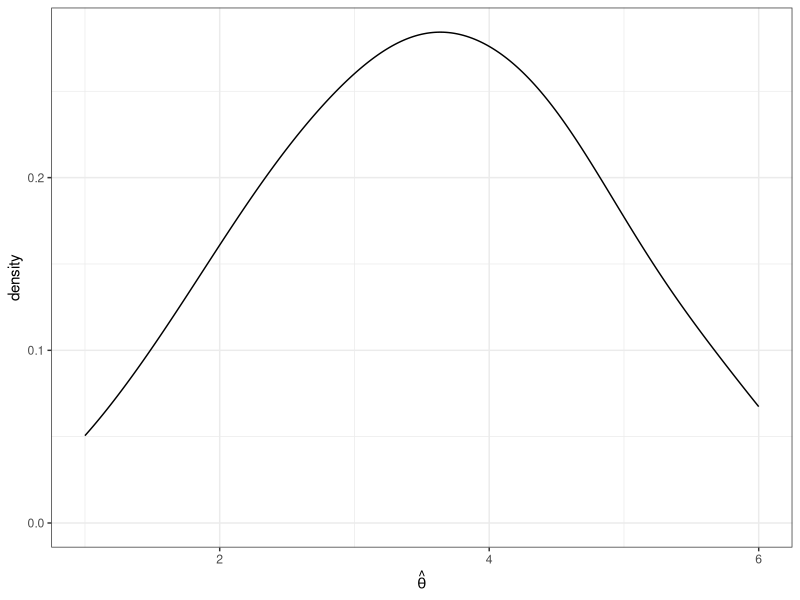
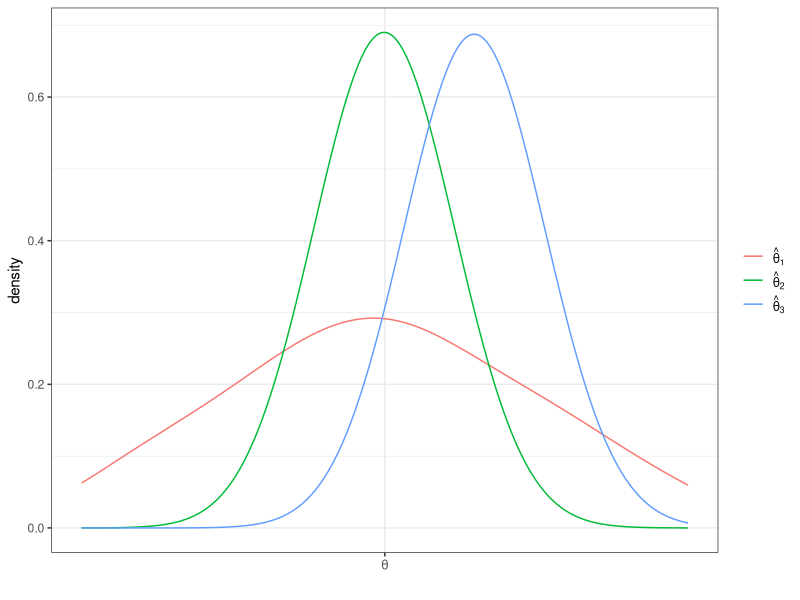

The R script that drew these images, in order:
## ---- chunk 1
library(ggplot2)
set.seed(1234)
iters <- 1000
n <- 2
thet <- sapply(1:iters, function(i) mean(sample(seq(1,6),n,replace=TRUE)))
ggplot(data=data.frame(thet=thet), aes(x=thet)) +
  geom_density(bw=0.5) + 
  theme_bw() +
  xlab(expression(hat(theta)))
## ---- chunk 2
thet1 <- sapply(1:iters, function(i) mean(sample(seq(1,6),2,replace=TRUE)))
thet2 <- sapply(1:iters, function(i) mean(sample(seq(1,6),35,replace=TRUE)))
thet3 <- sapply(1:iters, function(i) mean(sample(seq(1,6),35,replace=TRUE))+0.75)
df1 <- data.frame(m=thet1, cat="thet1")
df2 <- data.frame(m=thet2, cat="thet2")
df3 <- data.frame(m=thet3, cat="thet3")
plot_df <- rbind.data.frame(df1,df2,df3)
ggplot(plot_df, aes(x=m,color=cat)) + 
  #geom_density(bw=0.5) + 
  stat_density(geom="line", position="identity", bw=0.5) + 
  theme_bw() + 
  scale_x_continuous(breaks=c(3.5), labels=c(expression(theta))) + 
  scale_color_discrete(labels=c(expression(hat(theta)[1]),
                                expression(hat(theta)[2]), 
                                expression(hat(theta)[3]))) + 
  xlab("") + 
  theme(legend.title = element_blank())
